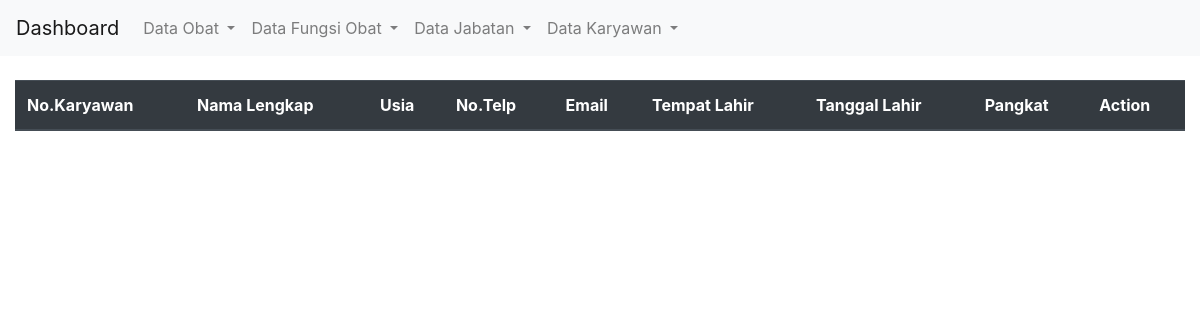
The app's page /, older data.
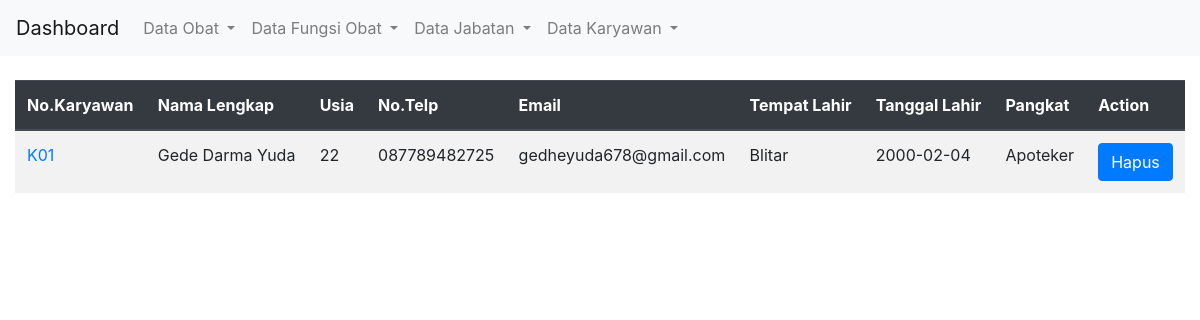
The same page, newer data.
### karyawan/models.py (models this page shows, shortened)
class Karyawan(models.Model):
    no_karyawan = models.CharField(max_length=10)
    nama_lengkap = models.TextField()
    usia = models.IntegerField()
    no_telp = models.CharField(max_length=20)
    email = models.EmailField()
    tempat_lahir = models.CharField(max_length=20)
    tanggal_lahir = models.CharField(max_length=20)
    jabatan_id = models.ForeignKey(Jabatan, on_delete=models.CASCADE, null=True)
    create_at = models.DateTimeField(auto_now_add=True)

class Jabatan(models.Model):
    jabatan = models.CharField(max_length=20)

### karyawan/views.py (the view)
# urls.py: path('', views.karyawan_list, name="karyawan_list"),
def karyawan_list(request):
    karyawan = Karyawan.objects.all()
    return render(request, "karyawan/list_karyawan.html", {"karyawans": karyawan, })

### templates/karyawan/list_karyawan.html (shortened to what this page needs)
{% extends "master/base.html" %}
{% load static %}
{% block body %}
<br />
<div class="table-responsive">
  <table class="table table-striped table-fixed" id="data">
    <thead class="thead-dark">
      <tr>
        <th scope="col">No.Karyawan</th>
        <th scope="col">Nama Lengkap</th>
        <th scope="col">Usia</th>
        <th scope="col">No.Telp</th>
        <th scope="col">Email</th>
        <th scope="col">Tempat Lahir</th>
        <th scope="col">Tanggal Lahir</th>
        <th scope="col">Pangkat</th>
        <th scope="col">Action</th>
      </tr>
    </thead>
    <tbody id="myTable">
      {% for Karyawan in karyawans %}
      <tr>
        <td><a href="{% url 'karyawan:update_karyawan' Karyawan.id %}">{{ Karyawan.no_karyawan }}</a></td>
        <td>{{ Karyawan.nama_lengkap }}</td>
        <td>{{ Karyawan.usia }}</td>
        <td>{{ Karyawan.no_telp }}</td>
        <td>{{ Karyawan.email }}</td>
        <td>{{ Karyawan.tempat_lahir }}</td>
        <td>{{ Karyawan.tanggal_lahir }}</td>
        <td>{{ Karyawan.jabatan_id.jabatan }}</td>
        <td>  <button type="button" class="btn btn-primary" data-toggle="modal" data-target="#hapus-{{Karyawan.id}}">
          Hapus
        </button></td>
      </tr>
      {% endfor %}
    </tbody>
  </table>
</div>
{% endblock body %}

### templates/master/base.html (shortened to what this page needs)
{% load static %}
<!DOCTYPE html>
<html lang="en">
  <head>
    <link
      rel="stylesheet"
      type="text/css"
      href="{% static 'css/bootstrap.min.css'%}"
    />
  </head>
  <body>
    <nav class="navbar navbar-expand-lg navbar-light bg-light">
      <a class="navbar-brand" href="{% url 'karyawan:karyawan_list' %}">Dashboard</a>
      <div class="collapse navbar-collapse" id="navbarNavDropdown">
        <ul class="navbar-nav">
          <li class="nav-item dropdown">
            <a
              class="nav-link dropdown-toggle"
              href="{% url 'obat:obat_list' %}"
              id="navbarDropdownMenuLink"
              role="button"
              data-toggle="dropdown"
              aria-haspopup="true"
              aria-expanded="false"
            >
            Data Obat
            </a>
          </li>
          <li class="nav-item dropdown">
            <a
              class="nav-link dropdown-toggle"
              href="{% url 'obat:f_obat_list' %}"
              id="navbarDropdownMenuLink"
              role="button"
              data-toggle="dropdown"
              aria-haspopup="true"
              aria-expanded="false"
            >
            Data Fungsi Obat
            </a>
          </li>
          <li class="nav-item dropdown">
            <a
              class="nav-link dropdown-toggle"
              href="{% url 'karyawan:jabatan_list' %}"
              id="navbarDropdownMenuLink"
              role="button"
              data-toggle="dropdown"
              aria-haspopup="true"
              aria-expanded="false"
            >
            Data Jabatan
            </a>
          </li>
          <li class="nav-item dropdown">
            <a
              class="nav-link dropdown-toggle"
              href="{% url 'karyawan:karyawan_list' %}"
              id="navbarDropdownMenuLink"
              role="button"
              data-toggle="dropdown"
              aria-haspopup="true"
              aria-expanded="false"
            >
            Data Karyawan
            </a>
          </li>
        </ul>
      </div>
    </nav>
    <div class="container-fluid">
        {% block body %}{% endblock body %}
    </div>
  </body>
</html>

Row changes from the older to the newer data that the page shows:
added Karyawan: no_karyawan "K01", nama_lengkap "Gede Darma Yuda", usia "22", no_telp "087789482725", email "gedheyuda678@gmail.com", tempat_lahir "Blitar", tanggal_lahir "2000-02-04", jabatan_id.jabatan "Apoteker"
